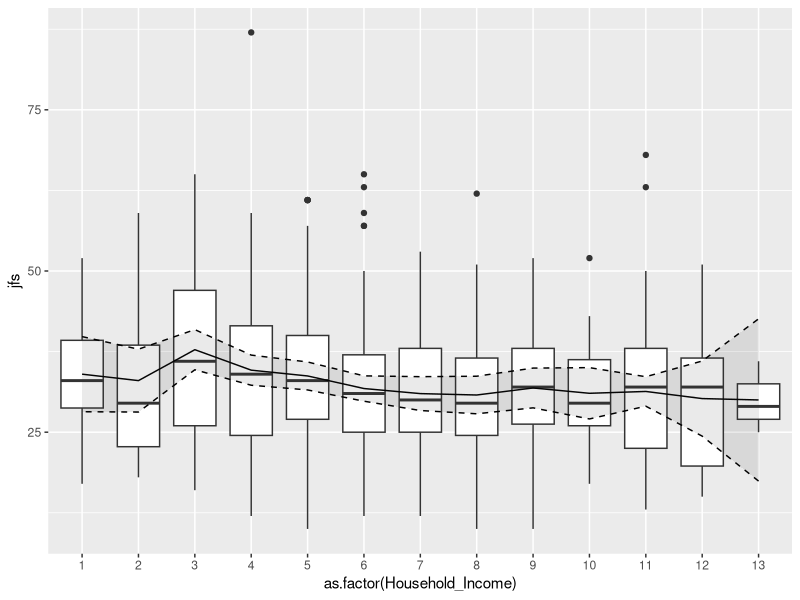

This figure's R source: (Note: this script raises an error after producing the figure.)
## This file will create static visualisations
library(ggplot2)
clean_data <- read.csv("clean/us_food.csv")
head(clean_data)


## I need to code the jfs - house hold income model - adjust for confounding number in household, time in us?
jfsincomemod <- lm(jfs~as.factor(Household_Income),data=clean_data)
jhpred <- data.frame(Household_Income = 1:13)
jhpred$jfspred <-predict(jfsincomemod,newdata=jhpred,interval="confidence")
j<- ggplot(data = clean_data, mapping = aes(x=as.factor(Household_Income),y=jfs)) +
  geom_boxplot()
j<-j+
  geom_line(data=jhpred,mapping=aes(x=Household_Income,y=jfspred[,1]))
j <- j +
  geom_ribbon(data=jhpred,aes(x = Household_Income, ymin = jfspred[,2], ymax = jfspred[,3]),inherit.aes = FALSE, linetype=2, alpha=0.1,col="black")
j

## jfs - bmi model
clean_data$grouped <- ntile(clean_data$BMI,10)
jfsbmilinmod <- lm(jfs~BMI,data=clean_data)
jfsbmicatmod <- lm(jfs~as.factor(grouped),data=clean_data)
summary(jfsbmilinmod)
summary(jfsbmicatmod)
preds<- data.frame(BMI = c(1,2,3,4,5,6,7,8,9,10))
preds2<- data.frame(grouped = c(1,2,3,4,5,6,7,8,9,10))
preds$jfspreds <- predict(jfsbmilinmod,newdata=preds,interval="confidence")
preds2$jfspredscat <- predict(jfsbmicatmod,newdata=preds2,interval="confidence")
head(preds)
dim(preds)
ggplot(data = clean_data, mapping = aes(x=as.factor(Household_Income),y=jfs)) +
  geom_boxplot()
h<- ggplot(data = clean_data, mapping = aes(x=as.factor(grouped),y=jfs)) +
  geom_boxplot()
head(preds)
h<-h+
  geom_line(data=preds,mapping=aes(x=BMI,y=jfspreds[,1]))+
  geom_line(data=preds2,mapping=aes(x=grouped,y=jfspredscat[,1]),col="red")
h <- h +
  geom_ribbon(data=preds,aes(x = BMI, ymin = jfspreds[,2], ymax = jfspreds[,3]),inherit.aes = FALSE, linetype=2, alpha=0.1,col="black")+
  geom_ribbon(data=preds2,aes(x = grouped, ymin = jfspredscat[,2], ymax = jfspredscat[,3]),inherit.aes = FALSE, linetype=2, alpha=0.1,fill="red",col="red")

h

## Maybe do bmi fruit juice plot

